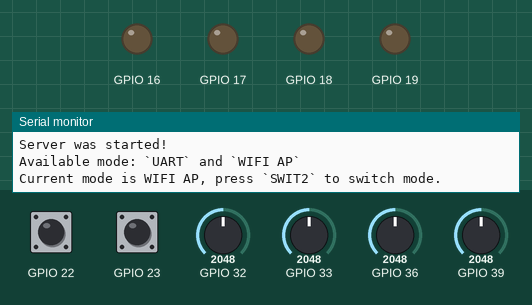
Recording of a program running on a simulated ESP32. On the bench: output pins drawn as LEDs (lit = HIGH), the last lines printed to the serial monitor. Dashed ring = blinking. The inputs (shaded band) are chosen by the test bench; at power-on: GPIO 22 HIGH, GPIO 23 HIGH, GPIO 32 = 2048, GPIO 33 = 2048, GPIO 36 = 2048, GPIO 39 = 2048.

Above: at 2.2 s.
2.3 s: GPIO 22 pulled LOW for 0.15 s
3.9 s: GPIO 23 pulled LOW for 0.15 s
At 4.13 s:
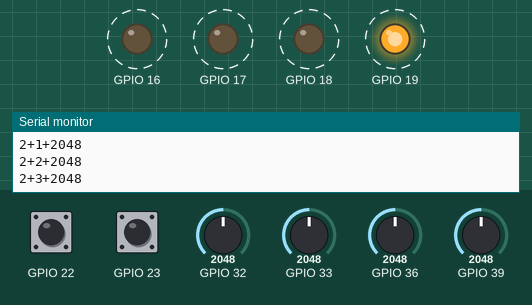
6.9 s: GPIO 22 pulled LOW for 1 s
At 6.9 s:
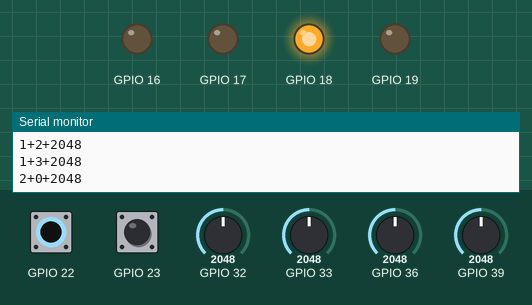
9.4 s: GPIO 22 pulled LOW for 3.2 s
At 9.42 s:
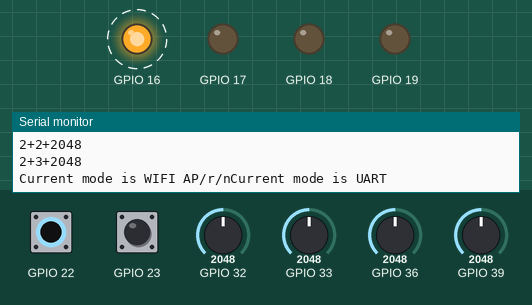
14.1 s: GPIO 23 pulled LOW for 1 s
At 14.1 s:
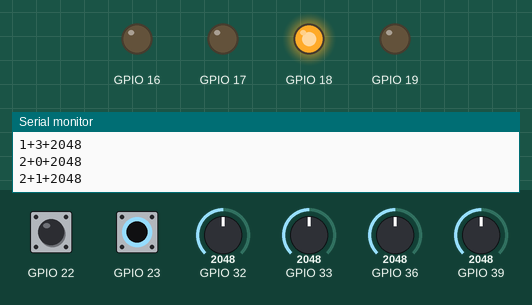
16.6 s: GPIO 22 driven LOW
Timing chart, 0 to 19.1 s (numbered marks = the images above; inputs shaded):
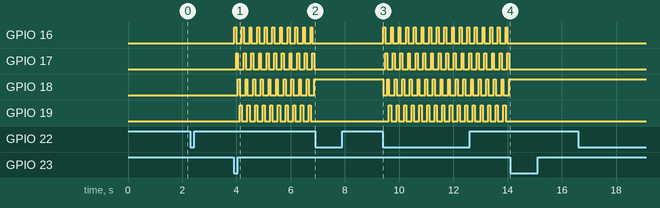

Measured:
- after the input at 3.9 s, GPIO 16: alternates HIGH for 0.07 s and LOW for 0.21 s, starting at once; GPIO 17: alternates HIGH for 0.07 s and LOW for 0.21 s, starting after 0.09 s; GPIO 18: alternates HIGH for 0.07 s and LOW for 0.21 s, starting after 0.16 s; GPIO 19: alternates HIGH for 0.08 s and LOW for 0.20 s, starting after 0.22 s
- after the input at 6.9 s, GPIO 16, GPIO 17, GPIO 19: stops changing and stays LOW; GPIO 18: stops changing and stays HIGH
- after the input at 9.4 s, GPIO 16: alternates HIGH for 0.07 s and LOW for 0.21 s, starting at once; GPIO 17: alternates HIGH for 0.07 s and LOW for 0.21 s, starting after 0.08 s; GPIO 18: HIGH → LOW at once, then repeats every 0.28 s: HIGH 0.07 s, LOW 0.21 s; GPIO 19: alternates HIGH for 0.08 s and LOW for 0.20 s, starting after 0.22 s
- after the input at 14.1 s, GPIO 16, GPIO 17, GPIO 19: stops changing and stays LOW; GPIO 18: stops changing and stays HIGH

The program:

main.cpp
```cpp
#include <Arduino.h>
#include <WiFi.h>
#include <touch_trans.h>
#include <adc_trans.h>
#include <swit_trans.h>
#include <key_trans.h>
#include <string>

//Parameters about scan
#define CHAN_NUM 4
#define PIXEL_NUM 16

#define MODE_UART 0
#define MODE_WIFI_AP 1

#ifndef TIMES
#define TIMES 8
#endif

uint8_t channels[CHAN_NUM] = {CHAN_0, CHAN_1, CHAN_2, CHAN_3};
const char* mode_uart = "UART";
const char* mode_wifi_ap = "WIFI AP";
const char* mode_name[2] = {mode_uart, mode_wifi_ap};

// STA parameters
uint8_t is_scan_on = 0; //0: off, 1: on
uint8_t mode = MODE_WIFI_AP;

WiFiServer server(80, 1);
const char *ssid = "esp32";
const char *password = "12345678";

void setup() {
  // put your setup code here, to run once:
  Serial.begin(115200);
  delay(1000);
  Serial.println("ESP32 4 channels Test"); //println后面加上"\r\n"
  Adc_Init();
  Serial.println("ADC is initialized.");
  Swit_Init();
  Serial.println("SWIT is initialized.");
  Serial.println("`SWIT1`: press to start the scan or stop the scan");
  Serial.println("`SWIT2`: press to switch the mode");
  KEY_Init();
  Serial.println("KEY is initialized.");

  //wifi ap模式，模块做客户端
  WiFi.softAP(ssid, password, 1, 0, 1);
  IPAddress myIP = WiFi.softAPIP();
  Serial.print("AP IP address: ");
  Serial.println(myIP);
  Serial.println();
  server.begin();
  Serial.println("Server was started!");
  Serial.println("Available mode: `UART` and `WIFI AP`");
  Serial.printf("Current mode is %s, press `SWIT2` to switch mode.\r\n", mode_name[mode]);


}

void loop() {
  // put your main code here, to run repeatedly:
  delay(10);
  uint8_t i, j;
  uint16_t temp;
  uint8_t key_val;
  uint8_t delay_time = 0;
  key_val = KEY_Scan();
  if (key_val == KEY_MODE_PRES){
    mode ^= 1;
    Serial.printf("Current mode is %s\r\n", mode_name[mode]);
  }else if (key_val == KEY_SCAN_PRES){
    is_scan_on ^= 1;
  }
  /*-------------------------wifi ap------------------------------*/
  if (mode == MODE_WIFI_AP){
    WiFiClient client = server.available();
    if (client){
        Serial.print("Client local address: ");
        Serial.println(client.remoteIP());
        Serial.print("Client local port: ");
        Serial.println(client.remotePort());
        while (client.connected() && mode == MODE_WIFI_AP){
          delay(5);
          key_val = KEY_Scan();
          if (key_val == KEY_SCAN_PRES) is_scan_on ^= 1;
          else if (key_val == KEY_MODE_PRES){
            mode ^= 1;
            Serial.printf("Current mode is %s/r/n", mode_name[mode]);
          }
          if (is_scan_on && mode == MODE_WIFI_AP){
              for (i = 0; i < CHAN_NUM && is_scan_on; i++){
                Swit_Reset();
                //选通行
                switch(i){
                  case 0: Swit_Set(SWIT_0, SWITCH_ON);
                          break;
                  case 1: Swit_Set(SWIT_1, SWITCH_ON);
                          break;
                  case 2: Swit_Set(SWIT_2, SWITCH_ON);
                          break;
                  case 3: Swit_Set(SWIT_3, SWITCH_ON);
                          break;
                }
                for (j = 0; j < CHAN_NUM; j++){
                    temp = get_adc_average(channels[j], TIMES);
                    client.printf("%d+%d+%d\r\n", i, j, temp);
                }
                key_val = KEY_Scan(); // 5 ms
                if (key_val == KEY_SCAN_PRES) is_scan_on ^= 1;
                else if (key_val == KEY_MODE_PRES){
                    mode ^= 1;
                    Serial.printf("Current mode is %s/r/n", mode_name[mode]);
                }
              }
          }
        }
    }

  }
  /*----------------UART------------------------------------------*/
    if (is_scan_on && mode == MODE_UART){
      for (i = 0; i < CHAN_NUM && is_scan_on; i++){
        Swit_Reset();
        //选通行
        switch(i){
          case 0: Swit_Set(SWIT_0, SWITCH_ON);
                  break;
          case 1: Swit_Set(SWIT_1, SWITCH_ON);
                  break;
          case 2: Swit_Set(SWIT_2, SWITCH_ON);
                  break;
          case 3: Swit_Set(SWIT_3, SWITCH_ON);
                  break;
        }
        for (j = 0; j < CHAN_NUM; j++){
            temp = get_adc_average(channels[j], TIMES);
            Serial.printf("%d+%d+%d\r\n", i, j, temp);
        }
        key_val = KEY_Scan(); // 5 ms
        if (key_val == KEY_SCAN_PRES) is_scan_on ^= 1;
        else if (key_val == KEY_MODE_PRES){
              mode ^= 1;
              Serial.printf("Current mode is %s/r/n", mode_name[mode]);
              break;
        }
      }
  }
}
```
